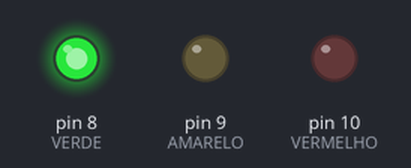
The sketch below on a simulated Arduino Uno, built with avr-gcc and run on an emulated ATmega328P. On the bench: output pins drawn as LEDs (lit = HIGH).

Above: at 2.5 s.
At 6.0 s:
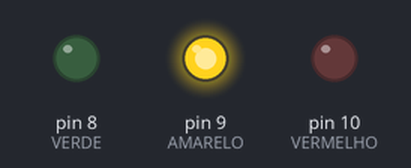
At 9.5 s:
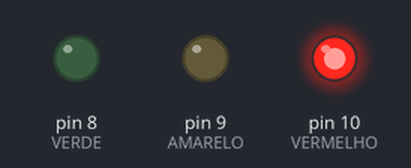
Timing chart, 0 to 15.6 s (numbered marks = the images above):
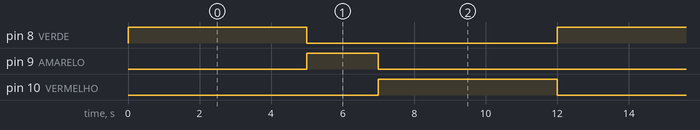

Measured:
- by itself, pin 8 (VERDE), pin 10 (VERMELHO): alternates HIGH for 5.0 s and LOW for 7.0 s
- by itself, pin 9 (AMARELO): alternates HIGH for 2.0 s and LOW for 10.0 s
- by itself, everything shown: repeats every 12.0 s, in 3 steps

The sketch:

Sinal_de_Transito.ino
```cpp
#define VERMELHO 10
#define AMARELO  9
#define VERDE    8

void setup() {
  pinMode(VERMELHO, OUTPUT);
  pinMode(AMARELO, OUTPUT);
  pinMode(VERDE, OUTPUT);
}

void loop() {
  digitalWrite(VERDE, HIGH);    // Acende o led verde
  digitalWrite(AMARELO, LOW);    // Apaga o led amarelo
  digitalWrite(VERMELHO, LOW);  // Apaga o led vermelho
  delay(5000);                  // Aguarda 5 segundos
  digitalWrite(VERDE, LOW);     // Apaga o led verde
  digitalWrite(AMARELO, HIGH);  // Acende o led amarelo
  digitalWrite(VERMELHO, LOW);  // Apaga o led vermelho
  delay(2000);                  // Aguarda 2 segundos
  digitalWrite(VERDE, LOW);     // Apaga o led verde
  digitalWrite(AMARELO, LOW);   // Apaga o led amarelo
  digitalWrite(VERMELHO, HIGH); // Acende o led vermelho
  delay(5000);                  // Aguarda 5 segundos
}
```
